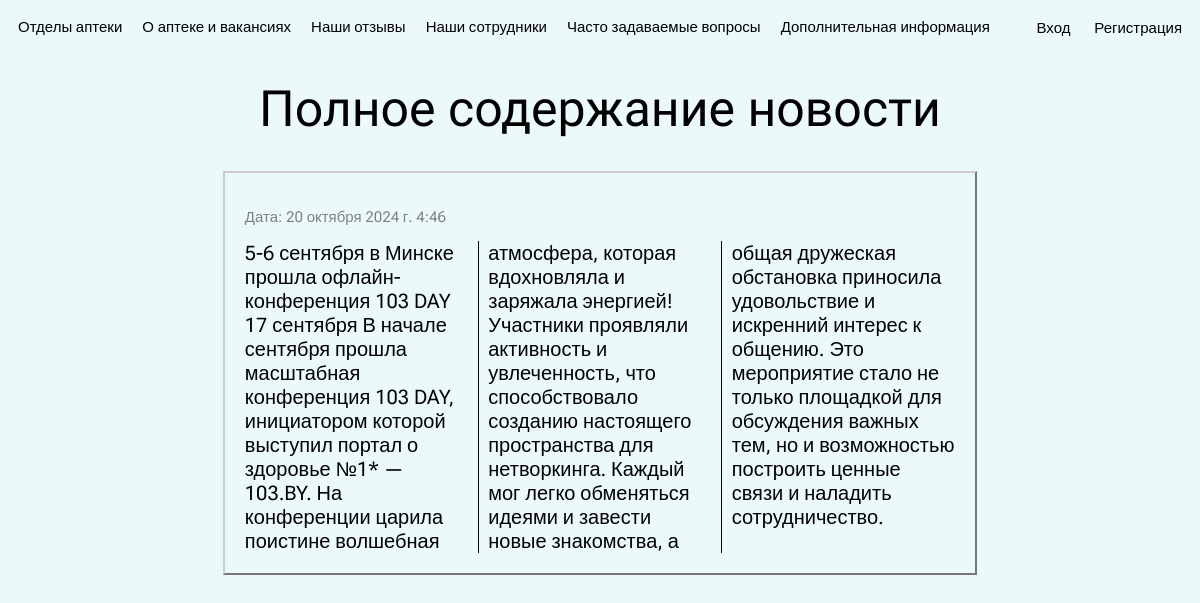
The page /news/article?article_id=8 on the database its author committed.
### webapp/models.py (models this page shows)
class News(models.Model):
    news_png = models.ImageField(blank=True, upload_to="media/images/", default="media/images/noimg.png")
    news_message = models.CharField(blank=False, default="Содержание", max_length=10000)
    date_created = models.DateTimeField(auto_now_add=True)

### webapp/views.py (the view)
# urls.py: re_path(r'^news/article', views.article),
def article(request):
    news_id = request.GET.get('article_id')
    news = get_object_or_404(News, pk=news_id)
    return TemplateResponse(request, "article.html", context={"article": news})

### webapp/templates/article.html (shortened to what this page needs)
<head>
</head>
{% extends "base.html" %}
{% block content %}
<body>
    <main>
        <header>
            <h1 class="center">Полное содержание новости</h1>
        </header>
        <article class="news-container">
            <p style="color: gray; font-size: 15px;">Дата: {{article.date_created}}</p>
            <div class="colls">
                <text style="font-size: 20px;">{{ article.news_message }}</text>
            </div>
        </article>
</body>
{% endblock content %}

### webapp/templates/article.html (style rules this page uses)
.center { font-family: "Alumni Sans Collegiate One", sans-serif; font-size: 50px; font-weight: lighter; display: block; margin-left: auto; margin-right: auto; text-align: center; }
.news-container { font-family : "Roboto Flex", sans-serif; gap: 20px; width: 60%; height: auto; border: 2px outset #ccc; padding: 20px; //text-align: left; margin: 0 auto; }
.colls { columns: 150px 3; column-gap: 20px; column-rule: 1px solid black; overflow: auto; }
.news-container p { overflow-wrap: break-word; word-break: break-word; }

### webapp/templates/base.html (style rules this page uses)
body { background-color: rgb(236, 249, 250); }

### rows shown on the page
News: date_created "20 октября 2024 г. 4:46", news_message "5-6 сентября в Минске прошла офлайн-конференция 103 DAY 17 сентября В начале сентября прошла масштабная конференция 103 DAY, инициатором которой выступил портал о здоровье №1* — 103.BY. На конференции царила поистине волшебная атмосфера, которая вдохновляла и заряжала энергией! Участники проявляли активность и увлеченность, что способствовало созданию настоящего пространства для нетворкинга. Каждый мог легко обменяться идеями и завести новые знакомства, а общая дружеская обстановка приносила удовольствие и искренний интерес к общению. Это мероприятие стало не только площадкой для обсуждения важных тем, но и возможностью построить ценные связи и наладить сотрудничество."
